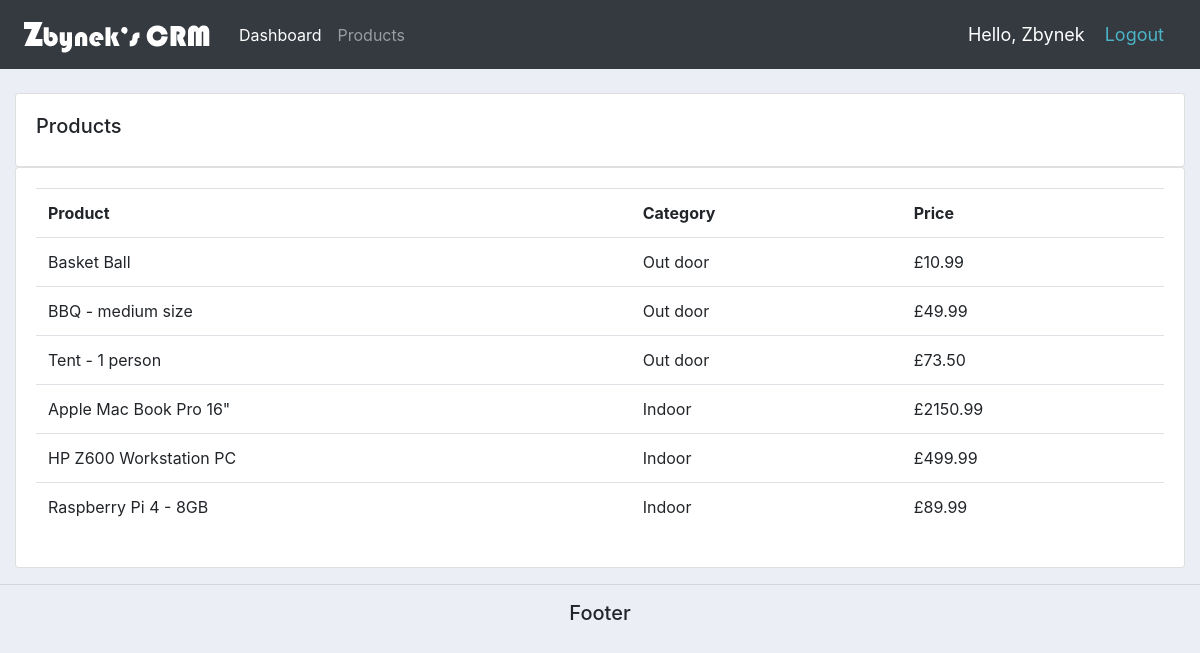
Screenshot of /products/ (signed in) with the database file from the repository.
### accounts/models.py (models this page shows, shortened)
class Product(models.Model):
    CATEGORY = (
        ('Indoor', 'Indoor'),
        ('Out door', 'Out door'),
    )
    name = models.CharField(max_length=200, null=True)
    price = models.FloatField(null=True)
    category = models.CharField(max_length=200, null=True, choices=CATEGORY)
    description = models.CharField(max_length=500, null=True)
    date_created = models.DateTimeField(auto_now_add=True)
    tag = models.ManyToManyField(Tag)

### accounts/views.py (the view)
# urls.py: path('products/', views.products, name='products'),
@login_required(login_url='login')
def products(request):
    products = Product.objects.all()
    return render(request, 'accounts/products.html', {
        'products': products
    })

### accounts/templates/accounts/products.html
{%  extends 'accounts/main.html' %}
{% block content %}
		<br>
		<div class="row">
			<div class="col-md">
				<div class="card card-body">
					<h5>Products</h5>
				</div>
				<div class="card card-body">
					<table class="table">
						<tr>
							<th>Product</th>
							<th>Category</th>
							<th>Price</th>
						</tr>
						{% for product in products %}
						<tr>
							<td>{{ product.name }}</td>
							<td>{{ product.category }}</td>
							<td>£{{ product.price|floatformat:-2 }}</td>
						</tr>
						{% endfor %}
					</table>
				</div>
			</div>
		</div>
{% endblock %}

### accounts/templates/accounts/navbar.html (shortened to what this page needs)
{% load static %}
<nav class="navbar navbar-expand-lg navbar-dark bg-dark">
  <a class="navbar-brand" href="{% url 'home' %}"><img src="{% static 'images/logo.png'%}" alt=""></a>
  <div class="collapse navbar-collapse" id="navbarNav">
    <ul class="navbar-nav">
      <li class="nav-item active">
        <a class="nav-link" href="{% url 'home' %}">Dashboard</a>
      </li>
      <li class="nav-item">
        <a class="nav-link" href="{% url 'products' %}">Products</a>
      </li>
    </ul>
  </div>
    <span class="hello-msg">Hello, {{ request.user.first_name }}</span>
    <span class="hello-msg"><a href="{% url 'logout' %}">Logout</a></span>
</nav>

### accounts/static/css/main.css (style rules this page uses)
body { background-color: #ebeff5; }

### accounts/templates/accounts/navbar.html (style rules this page uses)
.hello-msg { font-size: 18px; color: #ffffff; margin-right: 20px; }
.hello-msg a { color: #4cb4c7; }

### rows the page displays
Product: name "Basket Ball", category "Out door", price "10.99"
Product: name "BBQ - medium size", category "Out door", price "49.99"
Product: name "Tent - 1 person", category "Out door", price "73.50"
Product: name "Apple Mac Book Pro 16\"", category "Indoor", price "2150.99"
Product: name "HP Z600 Workstation PC", category "Indoor", price "499.99"
Product: name "Raspberry Pi 4 - 8GB", category "Indoor", price "89.99"

### other values shown
{{ request.user.first_name }} "Zbynek"
